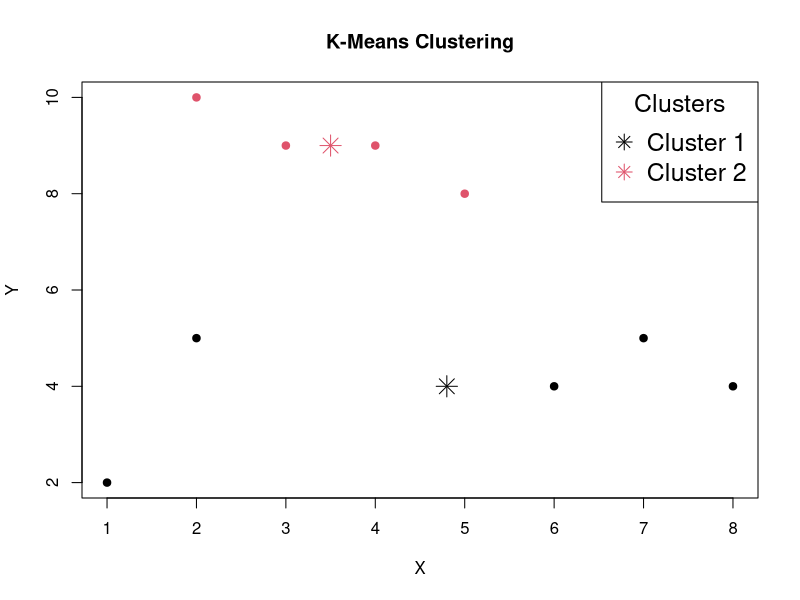

Source code (R):
# Load necessary libraries
library(cluster)
library(ggplot2)

# Numeric dataset
X <- c(2, 2, 8, 5, 7, 6, 1, 4, 3)
Y <- c(10, 5, 4, 8, 5, 4, 2, 9, 9)

# Combine the variables into a matrix
data_matrix <- cbind(X, Y)

# Perform k-means clustering with k = 2 (you can adjust k as needed)
k <- 2
kmeans_result <- kmeans(data_matrix, centers = k)

# Display the cluster assignments
cluster_assignments <- kmeans_result$cluster
cat("Cluster Assignments:", cluster_assignments, "\n")

# Display the cluster centers
cluster_centers <- kmeans_result$centers
cat("Cluster Centers:\n", cluster_centers, "\n")

# Plot the data points with cluster assignments
plot(X, Y, col = cluster_assignments, pch = 19, main = "K-Means Clustering", xlab = "X", ylab = "Y")
points(cluster_centers[, 1], cluster_centers[, 2], col = 1:k, pch = 8, cex = 2)
legend("topright", legend = paste("Cluster", 1:k), col = 1:k, pch = 8, cex = 1.5, title = "Clusters")

# Performance metric - Silhouette Score
silhouette_score <- silhouette(cluster_assignments, dist(data_matrix))
cat("Silhouette Score:", mean(silhouette_score[, "sil_width"]), "\n")

